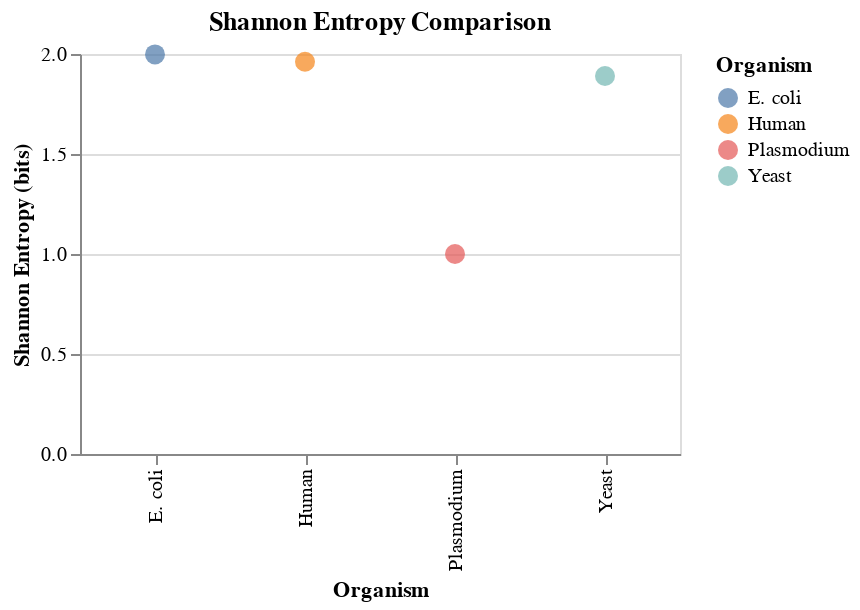

Notebook code for this chart:
### Code cell
# Shannon Entropy chart
se_chart = alt.Chart(df).mark_circle(size=100).encode(
    x="Organism",
    y="Shannon Entropy (bits)",
    color="Organism"
).properties(
    title="Shannon Entropy Comparison",
    width=300,
    height=200
)
se_chart

### Figure 1 — Vega-Lite specification as saved in the notebook (floating-point values rounded to 4 significant figures)
{"config": {"view": {"continuousWidth": 300, "continuousHeight": 300}}, "data": {"name": "data-c88c0d1c2c305ee310ff14fed2c80950"}, "mark": {"type": "circle", "size": 100}, "encoding": {"color": {"field": "Organism", "type": "nominal"}, "x": {"field": "Organism", "type": "nominal"}, "y": {"field": "Shannon Entropy (bits)", "type": "quantitative"}}, "height": 200, "title": "Shannon Entropy Comparison", "width": 300, "$schema": "https://vega.github.io/schema/vega-lite/v5.20.1.json", "datasets": {"data-c88c0d1c2c305ee310ff14fed2c80950": [{"Organism": "E. coli", "GC Content (%)": 51.5, "Shannon Entropy (bits)": 1.998}, {"Organism": "Yeast", "GC Content (%)": 30.8, "Shannon Entropy (bits)": 1.89}, {"Organism": "Human", "GC Content (%)": 61.5, "Shannon Entropy (bits)": 1.961}, {"Organism": "Plasmodium", "GC Content (%)": 0.0, "Shannon Entropy (bits)": 1.0}]}}
